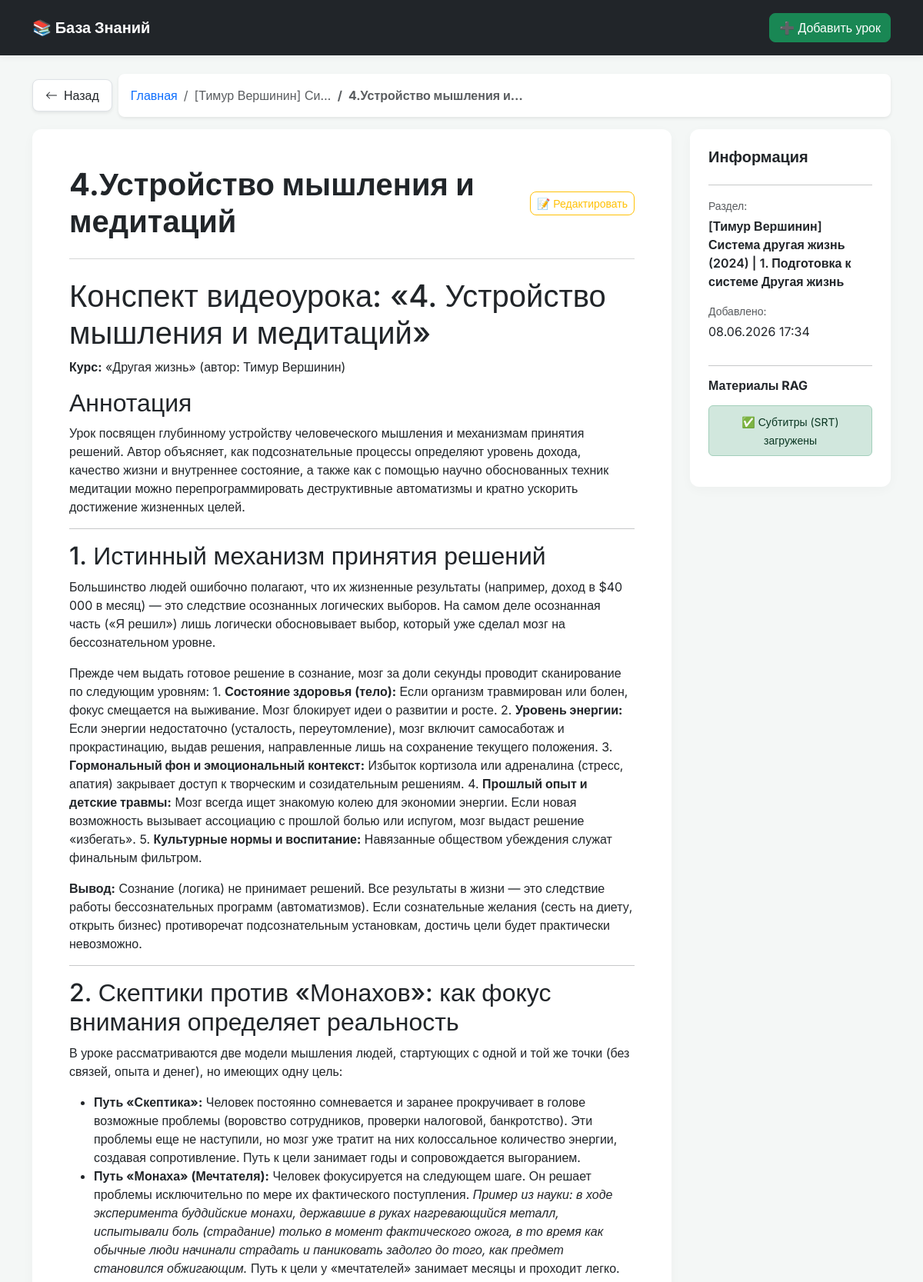
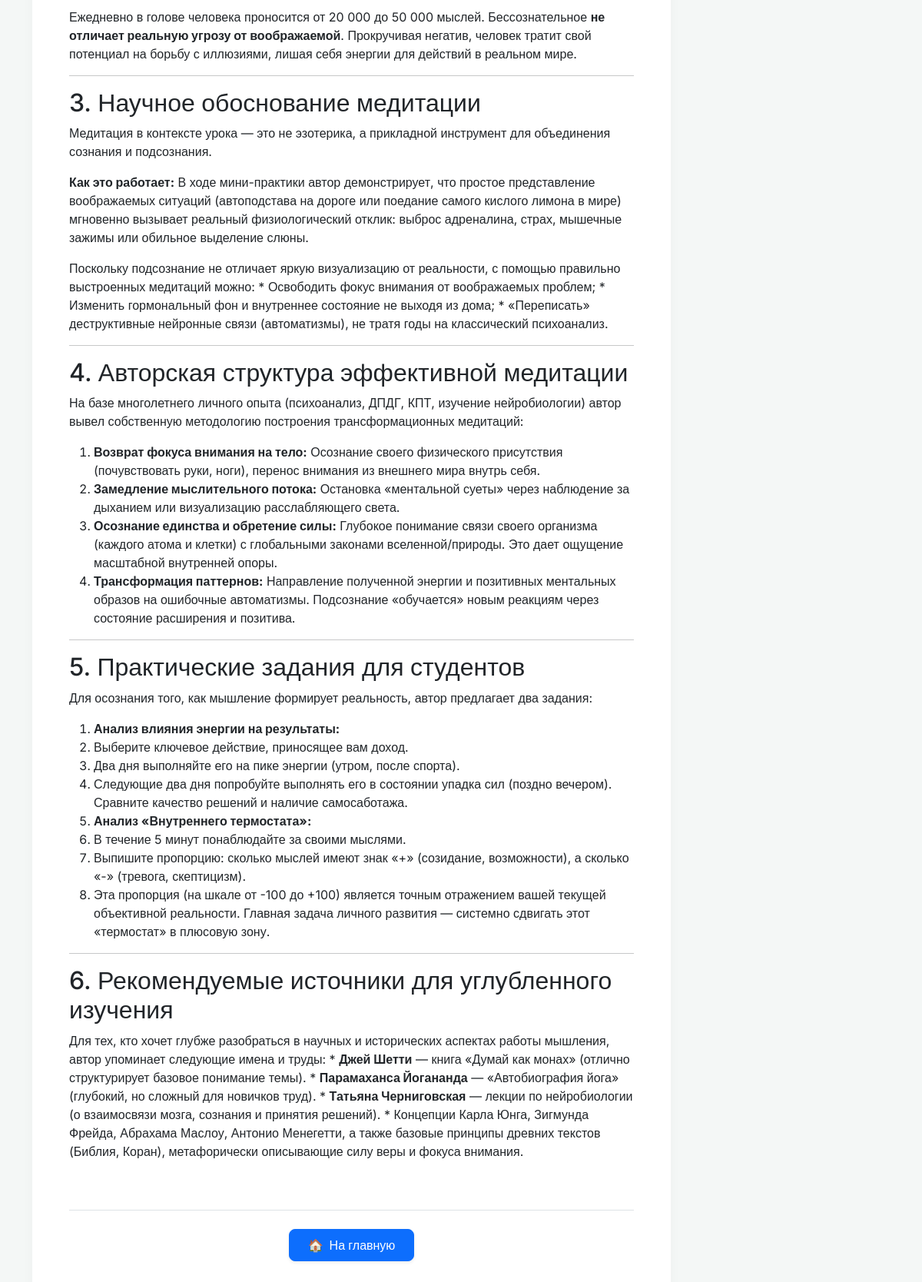
The app's page /lesson/4 with its own data (2 pictures, top to bottom).
### models.py (models this page shows)
class Lesson(Base):
    __tablename__ = "lessons"
    id = Column(Integer, primary_key=True, index=True)
    title = Column(String, index=True, nullable=False)  # Название урока
    course_name = Column(String, index=True, nullable=False)  # Название модуля/курса
    summary_content = Column(Text, nullable=True)  # Текст выжимки (result.md)
    raw_transcript = Column(Text, nullable=True)  # Сырой транскрипт (.txt)
    srt_content = Column(Text, nullable=True)  # Тайминги (.srt)
    created_at = Column(DateTime(timezone=True), server_default=func.now())

### main.py (the view)
@app.get("/lesson/{lesson_id}", response_class=HTMLResponse)
async def read_lesson(lesson_id: int, request: Request, db: Session = Depends(get_db)):
    lesson = db.query(models.Lesson).filter(models.Lesson.id == lesson_id).first()
    if not lesson:
        raise HTTPException(status_code=404, detail="Lesson not found")
    html_summary = ""
    if lesson.summary_content:
        html_summary = markdown.markdown(
            lesson.summary_content, extensions=["fenced_code", "tables"]
        )
    return templates.TemplateResponse(
        request=request,
        name="lesson.html",
        context={"lesson": lesson, "html_summary": html_summary},
    )

### templates/lesson.html
{% extends "base.html" %} {% block content %}
<div class="row">
  <div class="col-12 mb-3">
    <div class="d-flex align-items-center flex-wrap gap-2">
      <a
        href="/"
        class="btn btn-white bg-white text-dark shadow-sm border py-2 px-3 d-inline-flex align-items-center"
        style="border-radius: 8px"
      >
        <svg
          xmlns="http://www.w3.org/2000/svg"
          width="16"
          height="16"
          fill="currentColor"
          class="bi bi-arrow-left me-2"
          viewBox="0 0 16 16"
        >
          <path
            fill-rule="evenodd"
            d="M15 8a.5.5 0 0 0-.5-.5H2.707l3.147-3.146a.5.5 0 1 0-.708-.708l-4 4a.5.5 0 0 0 0 .708l4 4a.5.5 0 0 0 .708-.708L2.707 8.5H14.5A.5.5 0 0 0 15 8"
          />
        </svg>
        Назад
      </a>
      <nav aria-label="breadcrumb" class="flex-grow-1">
        <ol
          class="breadcrumb bg-white p-3 rounded-3 shadow-sm m-0 d-flex align-items-center"
        >
          <li class="breadcrumb-item">
            <a href="/" class="text-decoration-none">Главная</a>
          </li>
          <li
            class="breadcrumb-item text-muted text-truncate"
            style="max-width: 200px"
          >
            {{ lesson.course_name }}
          </li>
          <li
            class="breadcrumb-item active fw-bold text-truncate"
            style="max-width: 250px"
            aria-current="page"
          >
            {{ lesson.title }}
          </li>
        </ol>
      </nav>
    </div>
  </div>
</div>
<div class="row">
  <div class="col-lg-9 mb-4">
    <div class="card p-4 p-md-5 bg-white">
      <div
        class="d-flex flex-column flex-md-row justify-content-between align-items-md-center mb-4"
      >
        <h1 class="text-dark fw-bold mb-3 mb-md-0">{{ lesson.title }}</h1>
        <a
          href="/lesson/{{ lesson.id }}/edit"
          class="btn btn-outline-warning btn-sm text-nowrap"
          >📝 Редактировать</a
        >
      </div>
      <hr class="mt-0 mb-4 text-muted" />
      <div class="markdown-body">{{ html_summary | safe }}</div>
      <div class="mt-5 pt-4 border-top text-center">
        <a
          href="/"
          class="btn btn-primary px-4 py-2 shadow-sm d-inline-flex align-items-center"
          style="border-radius: 8px"
        >
          <span class="me-2">🏠</span> На главную
        </a>
      </div>
    </div>
  </div>
  <div class="col-lg-3">
    <div class="card p-4 bg-white sticky-top" style="top: 20px">
      <h5 class="fw-bold">Информация</h5>
      <hr />
      <div class="mb-3">
        <small class="text-muted d-block mb-1">Раздел:</small>
        <span class="fw-semibold">{{ lesson.course_name }}</span>
      </div>
      <div class="mb-3">
        <small class="text-muted d-block mb-1">Добавлено:</small>
        <span>{{ lesson.created_at.strftime('%d.%m.%Y %H:%M') }}</span>
      </div>
      <hr />
      <h6 class="fw-bold mb-3">Материалы RAG</h6>
      {% if lesson.srt_content %}
      <div class="alert alert-success p-2 text-center" role="alert">
        <small>✅ Субтитры (SRT) загружены</small>
      </div>
      {% else %}
      <div class="alert alert-secondary p-2 text-center" role="alert">
        <small>❌ Нет файла субтитров</small>
      </div>
      {% endif %}
    </div>
  </div>
</div>
{% endblock %}

### templates/base.html (style rules this page uses)
body { font-family: "Inter", sans-serif; background-color: #f4f7f6; color: #333; }
.card { border: none; border-radius: 12px; box-shadow: 0 4px 15px rgba(0, 0, 0, 0.03) !important; transition: transform 0.2s ease-in-out; }
.btn { border-radius: 8px; font-weight: 500; }

### records on screen
Lesson: course_name "[Тимур Вершинин] Си…", title "4.Устройство мышления и…", title "4.Устройство мышления и медитаций", course_name "[Тимур Вершинин] Система другая жизнь (2024) | 1. Подготовка к системе Другая жизнь", created_at "08.06.2026 17:34"
